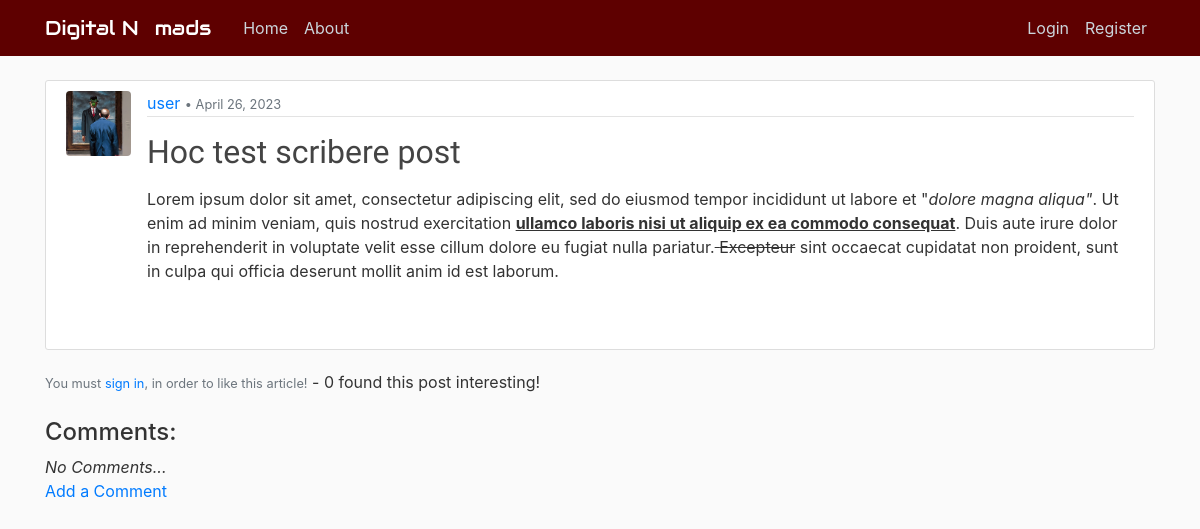
Page /post/44/ on the earlier database version.
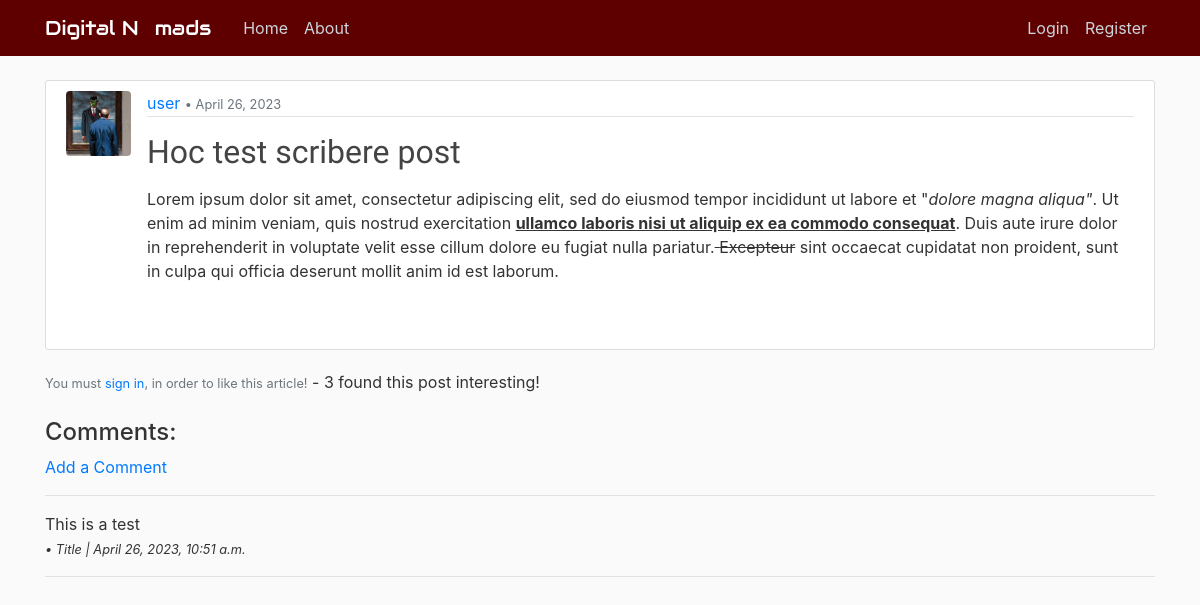
Same page on the later database version.
### blog/models.py (models this page shows, shortened)
class Comment(models.Model):
    post = models.ForeignKey(Post, related_name="comments", on_delete=models.CASCADE)
    body = models.TextField()
    date_commented = models.DateTimeField(auto_now_add=True)
    name = models.CharField(max_length=50)

### blog/views.py (the view)
# urls.py: path('post/<int:pk>/', PostDetailView.as_view(), name='post-detail'),
class PostDetailView(DetailView):
    model = Post
    def get_context_data(self, *args, **kwargs):
        context = super(PostDetailView, self).get_context_data(*args, **kwargs)
        click = get_object_or_404(Post, id=self.kwargs['pk'])
        total_likes = click.total_likes()
        liked = False
        if click.likes.filter(id=self.request.user.id).exists():
            liked = True
        context["total_likes"] = total_likes
        context["liked"] = liked
        return context

### blog/models.py (called while the page is built)
    def total_likes(self):
        return self.likes.count()

### blog/templates/blog/post_detail.html (shortened to what this page needs)
{% extends "blog/base.html" %}
{% block content %}
    <article class="media panels">
        <img class="rounded img-frame" src="{{ object.author.profile.image.url }}" alt="Users Profile image">
        <div class="media-body">
            <div class="post-panel">
                    <a href="{% url 'post-user' object.author.username %}">{{ object.author }}</a>
                    <small class="text-muted"> • {{ object.date_posted|date:"N d, Y" }}</small>
            </div>
            <div>
                <h2 class="title">{{ object.title }}</h2>
                <p class="article-content">{{ object.content|safe }}</p>
            </div>
        </div>
    </article>
    <section>
        <div class="container">
            <div class="row">
                <form action="{% url 'like-post' post.pk %}" method="POST">
                    {% if user.is_authenticated %}
                        {% if liked %}
                            <button class="btn btn-outline-danger" type="submit" name="post_id" value="{{ post.id }}"><i class="fa-solid fa-heart"></i></button>
                        {% else %}
                            <button class="btn btn-outline-danger" type="submit" name="post_id" value="{{ post.id }}"><i class="fa-regular fa-heart"></i></button>
                        {% endif %}
                    {% else %}
                        <small class="text-muted">You must <a href="{% url 'login' %}">sign in</a>, in order to like this article!</small>
                    {% endif %}
                        - {{ total_likes }} found this post interesting!
                </form>
            </div>
        </div>
        <br>
    </section>
    <section>
        <h4>Comments:</h4>
        {% if not post.comments.all %}
            <em>No Comments...</em>
            <br>
            <a href="{% url 'post-comment' post.pk %}">Add a Comment</a>
        {% else %}
            <a href="{% url 'post-comment' post.pk %}">Add a Comment</a>
                {% for comment in post.comments.all %}
                <hr>
                {{ comment.body}}
                <br>
                <small>
                    <em>• {{ comment.name }} | {{ comment.date_commented}}</em>
                </small>
                <hr>
            {% endfor %}
        {% endif %}
    </section>
    <br>
    <br>
{% endblock %}

Differences in the rows shown:
added Comment: body "This is a test", name "Title", date_commented "April 26, 2023, 10:51 a.m."
Other differences:
{{ total_likes }}: "0" → "3"
text no longer shown: "No Comments..."
